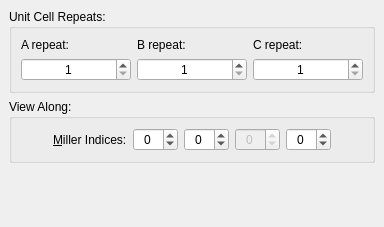
<?xml version="1.0" encoding="UTF-8"?>
<ui version="4.0">
 <class>CEViewOptions</class>
 <widget class="QDockWidget" name="CEViewOptions">
  <property name="geometry">
   <rect>
    <x>0</x>
    <y>0</y>
    <width>384</width>
    <height>227</height>
   </rect>
  </property>
  <property name="sizePolicy">
   <sizepolicy hsizetype="Preferred" vsizetype="Preferred">
    <horstretch>0</horstretch>
    <verstretch>0</verstretch>
   </sizepolicy>
  </property>
  <property name="windowTitle">
   <string>Crystal View Options</string>
  </property>
  <widget class="QWidget" name="dockWidgetContents">
   <layout class="QVBoxLayout" name="verticalLayout">
    <item>
     <widget class="QGroupBox" name="groupBox_2">
      <property name="title">
       <string>Unit Cell Repeats:</string>
      </property>
      <layout class="QGridLayout" name="_2">
       <item row="0" column="0">
        <widget class="QLabel" name="aRepeatLabel">
         <property name="text">
          <string>A repeat:</string>
         </property>
        </widget>
       </item>
       <item row="2" column="0">
        <widget class="QSpinBox" name="aCellSpinBox">
         <property name="alignment">
          <set>Qt::AlignCenter</set>
         </property>
         <property name="minimum">
          <number>1</number>
         </property>
        </widget>
       </item>
       <item row="0" column="1">
        <widget class="QLabel" name="bRepeatLabel">
         <property name="text">
          <string>B repeat:</string>
         </property>
        </widget>
       </item>
       <item row="2" column="1">
        <widget class="QSpinBox" name="bCellSpinBox">
         <property name="alignment">
          <set>Qt::AlignCenter</set>
         </property>
         <property name="minimum">
          <number>1</number>
         </property>
        </widget>
       </item>
       <item row="0" column="2">
        <widget class="QLabel" name="cRepeaLabel">
         <property name="text">
          <string>C repeat:</string>
         </property>
        </widget>
       </item>
       <item row="2" column="2">
        <widget class="QSpinBox" name="cCellSpinBox">
         <property name="alignment">
          <set>Qt::AlignCenter</set>
         </property>
         <property name="minimum">
          <number>1</number>
         </property>
        </widget>
       </item>
      </layout>
     </widget>
    </item>
    <item>
     <widget class="QGroupBox" name="groupBox">
      <property name="title">
       <string>View Along:</string>
      </property>
      <layout class="QVBoxLayout" name="verticalLayout_2">
       <item>
        <layout class="QHBoxLayout" name="horizontalLayout_2">
         <item>
          <spacer name="horizontalSpacer_5">
           <property name="orientation">
            <enum>Qt::Horizontal</enum>
           </property>
           <property name="sizeHint" stdset="0">
            <size>
             <width>40</width>
             <height>20</height>
            </size>
           </property>
          </spacer>
         </item>
         <item>
          <widget class="QLabel" name="label">
           <property name="sizePolicy">
            <sizepolicy hsizetype="Maximum" vsizetype="Preferred">
             <horstretch>0</horstretch>
             <verstretch>0</verstretch>
            </sizepolicy>
           </property>
           <property name="text">
            <string>&amp;Miller Indices:</string>
           </property>
           <property name="buddy">
            <cstring>spin_mi_l</cstring>
           </property>
          </widget>
         </item>
         <item>
          <widget class="QSpinBox" name="spin_mi_h">
           <property name="sizePolicy">
            <sizepolicy hsizetype="Fixed" vsizetype="Fixed">
             <horstretch>0</horstretch>
             <verstretch>0</verstretch>
            </sizepolicy>
           </property>
           <property name="maximumSize">
            <size>
             <width>45</width>
             <height>16777215</height>
            </size>
           </property>
           <property name="alignment">
            <set>Qt::AlignCenter</set>
           </property>
           <property name="minimum">
            <number>-99</number>
           </property>
          </widget>
         </item>
         <item>
          <widget class="QSpinBox" name="spin_mi_k">
           <property name="sizePolicy">
            <sizepolicy hsizetype="Fixed" vsizetype="Fixed">
             <horstretch>0</horstretch>
             <verstretch>0</verstretch>
            </sizepolicy>
           </property>
           <property name="maximumSize">
            <size>
             <width>45</width>
             <height>16777215</height>
            </size>
           </property>
           <property name="alignment">
            <set>Qt::AlignCenter</set>
           </property>
           <property name="minimum">
            <number>-99</number>
           </property>
          </widget>
         </item>
         <item>
          <widget class="QSpinBox" name="spin_mi_i">
           <property name="enabled">
            <bool>false</bool>
           </property>
           <property name="sizePolicy">
            <sizepolicy hsizetype="Fixed" vsizetype="Fixed">
             <horstretch>0</horstretch>
             <verstretch>0</verstretch>
            </sizepolicy>
           </property>
           <property name="minimumSize">
            <size>
             <width>0</width>
             <height>0</height>
            </size>
           </property>
           <property name="maximumSize">
            <size>
             <width>45</width>
             <height>16777215</height>
            </size>
           </property>
           <property name="layoutDirection">
            <enum>Qt::LeftToRight</enum>
           </property>
           <property name="alignment">
            <set>Qt::AlignCenter</set>
           </property>
           <property name="buttonSymbols">
            <enum>QAbstractSpinBox::UpDownArrows</enum>
           </property>
           <property name="minimum">
            <number>-99</number>
           </property>
           <property name="maximum">
            <number>99</number>
           </property>
          </widget>
         </item>
         <item>
          <widget class="QSpinBox" name="spin_mi_l">
           <property name="sizePolicy">
            <sizepolicy hsizetype="Fixed" vsizetype="Fixed">
             <horstretch>0</horstretch>
             <verstretch>0</verstretch>
            </sizepolicy>
           </property>
           <property name="minimumSize">
            <size>
             <width>0</width>
             <height>0</height>
            </size>
           </property>
           <property name="maximumSize">
            <size>
             <width>45</width>
             <height>16777215</height>
            </size>
           </property>
           <property name="layoutDirection">
            <enum>Qt::LeftToRight</enum>
           </property>
           <property name="alignment">
            <set>Qt::AlignCenter</set>
           </property>
           <property name="buttonSymbols">
            <enum>QAbstractSpinBox::UpDownArrows</enum>
           </property>
           <property name="minimum">
            <number>-99</number>
           </property>
           <property name="maximum">
            <number>99</number>
           </property>
          </widget>
         </item>
         <item>
          <spacer name="horizontalSpacer_2">
           <property name="orientation">
            <enum>Qt::Horizontal</enum>
           </property>
           <property name="sizeHint" stdset="0">
            <size>
             <width>40</width>
             <height>20</height>
            </size>
           </property>
          </spacer>
         </item>
        </layout>
       </item>
      </layout>
     </widget>
    </item>
    <item>
     <spacer name="verticalSpacer">
      <property name="orientation">
       <enum>Qt::Vertical</enum>
      </property>
      <property name="sizeHint" stdset="0">
       <size>
        <width>20</width>
        <height>40</height>
       </size>
      </property>
     </spacer>
    </item>
   </layout>
  </widget>
 </widget>
 <resources/>
 <connections/>
</ui>
